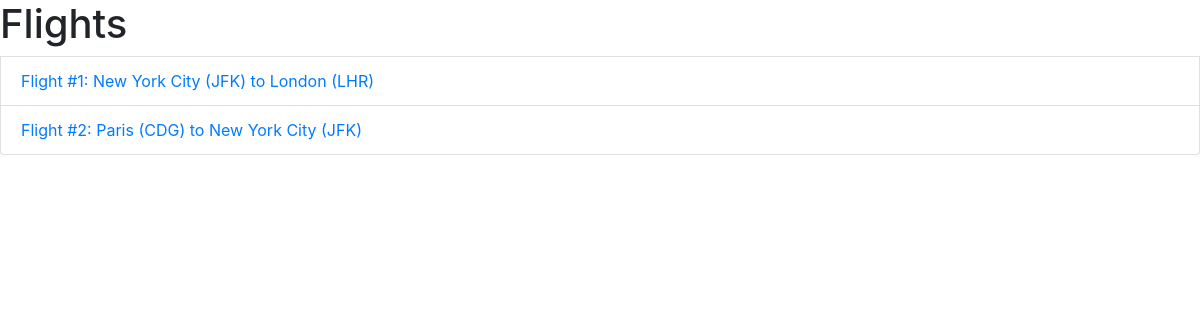
Before: / with the older database file.
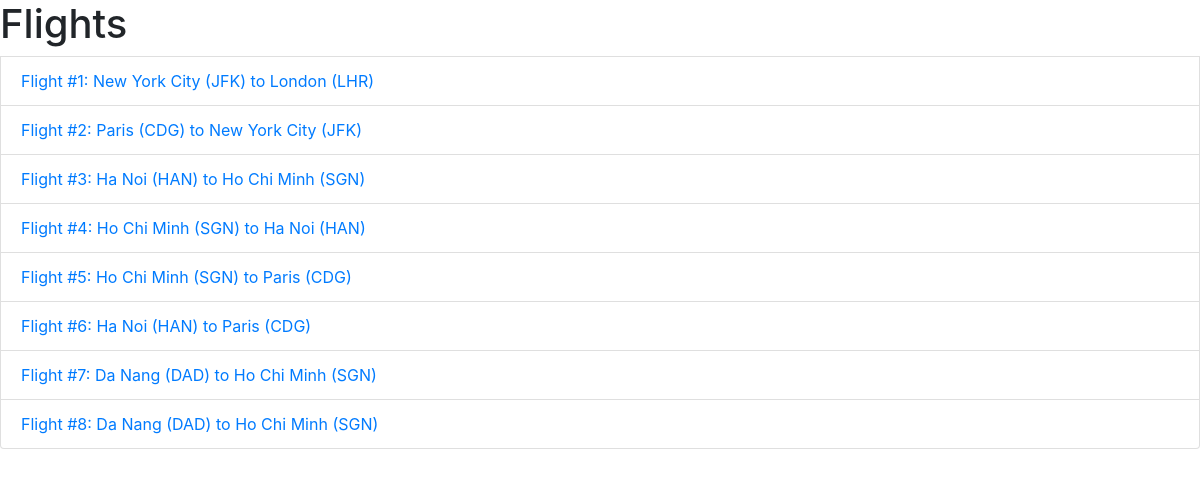
After: the same page with the newer database file.
### flights/models.py (models this page shows, shortened)
class Flight(models.Model):
    origin = models.ForeignKey(Airport, on_delete=models.CASCADE, related_name="departures")
    destination = models.ForeignKey(Airport, on_delete=models.CASCADE, related_name="arrivals")
    duration = models.IntegerField()

class Airport(models.Model):
    code = models.CharField(max_length=3)
    city = models.CharField(max_length=64)
    def __str__(self):
        return f"{self.city} ({self.code})"

### flights/views.py (the view)
# urls.py: path("", views.index, name="index"),
def index(request):
    context = {
        "flights": Flight.objects.all()
    }
    return render(request, "flights/index.html", context)

### flights/templates/flights/index.html (shortened to what this page needs)
{% extends "flights/base.html" %}
{% block body %}
    <h1>Flights</h1>
    {% for flight in flights %}
        <li class="list-group-item">
            <a href="{% url 'flight' flight.id %}">
                Flight #{{ flight.id }}: {{ flight.origin }} to {{ flight.destination }}
            </a>
        </li>
    {% endfor %}
{% endblock %}

### flights/templates/flights/base.html (shortened to what this page needs)
{% load static %}
<!DOCTYPE html>
<html>
    <head>
        <link rel="stylesheet" href="{% static 'flights/styles.css' %}"/>
        <link rel="stylesheet" href="https://maxcdn.bootstrapcdn.com/bootstrap/4.4.1/css/bootstrap.min.css">
    </head>
    <body>
        {% block body %}
        {% endblock %}
    </body>
</html>

### flights/static/flights/styles.css (style rules this page uses)
body { font-family: sans-serif; }

Changed rows visible on the page:
added Flight: id "3", origin "Ha Noi (HAN)", destination "Ho Chi Minh (SGN)"
added Flight: id "4", origin "Ho Chi Minh (SGN)", destination "Ha Noi (HAN)"
added Flight: id "5", origin "Ho Chi Minh (SGN)", destination "Paris (CDG)"
added Flight: id "6", origin "Ha Noi (HAN)", destination "Paris (CDG)"
added Flight: id "7", origin "Da Nang (DAD)", destination "Ho Chi Minh (SGN)"
added Flight: id "8", origin "Da Nang (DAD)", destination "Ho Chi Minh (SGN)"
